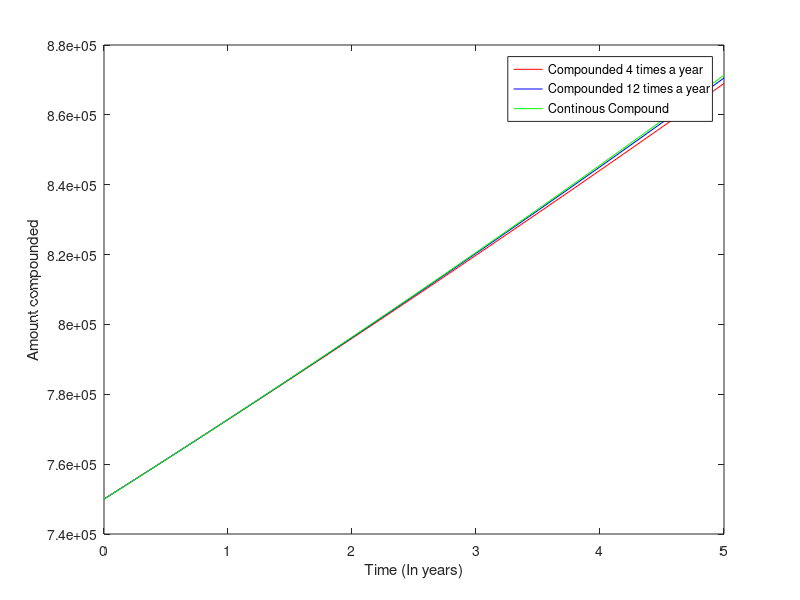

Here is the MATLAB script that generated this plot:
%Analysis of fixed rate mortgages.
%constant r (fixed rate)
r = 0.03;
%function of t (max 5 years).
t5 = 0:.25:5;
%%
%compounding factor for 4 loan compounds a year:
n = 4;
%compounding function for 4 loan compounds a year:
y4 = ((1+r*t5/n).^n)*750000;
y4(t5==5)
plot(t5,y4,'color','red')
hold on
%%
%compunding factor for 12 loan compounds a year:
n = 12;
%compounding function for 12 loan compounds a year:
y12 = ((1+r*t5/n).^n)*750000;
y12(t5==5)
plot(t5,y12,'color','blue')
hold on 
%%
%Interest is compounded continously.
%Compunding function
yC = (750000)*exp(r*t5);
yC(t5==5)
plot(t5,yC,'color','green')
hold on
legend('Compounded 4 times a year','Compounded 12 times a year','Continous Compound')
xlabel('Time (In years)')
ylabel('Amount compounded')